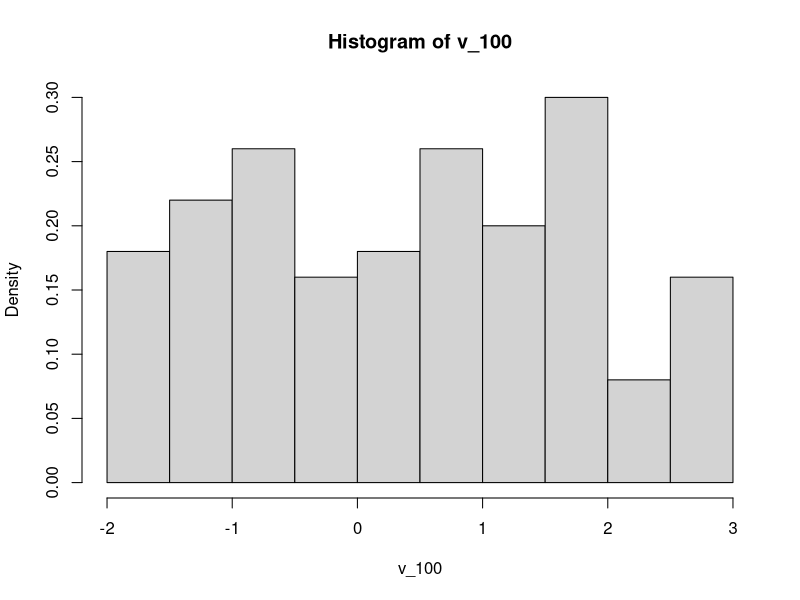
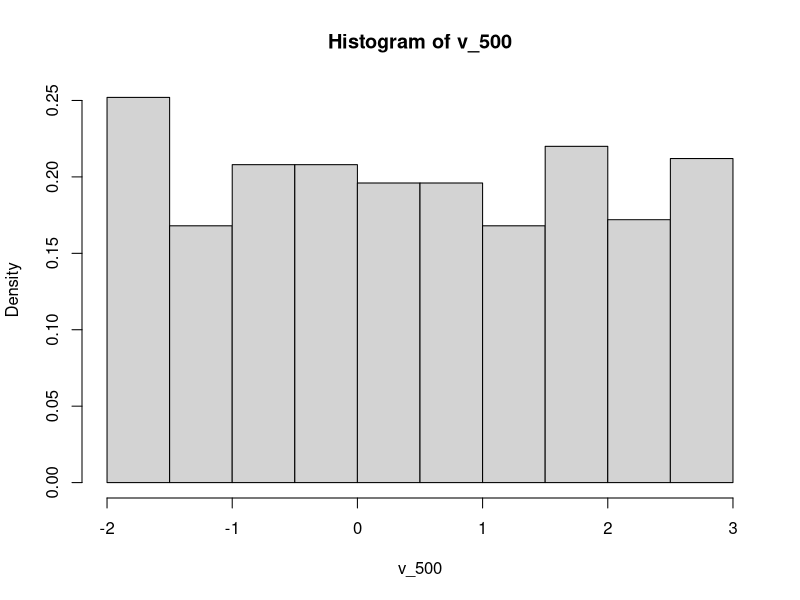
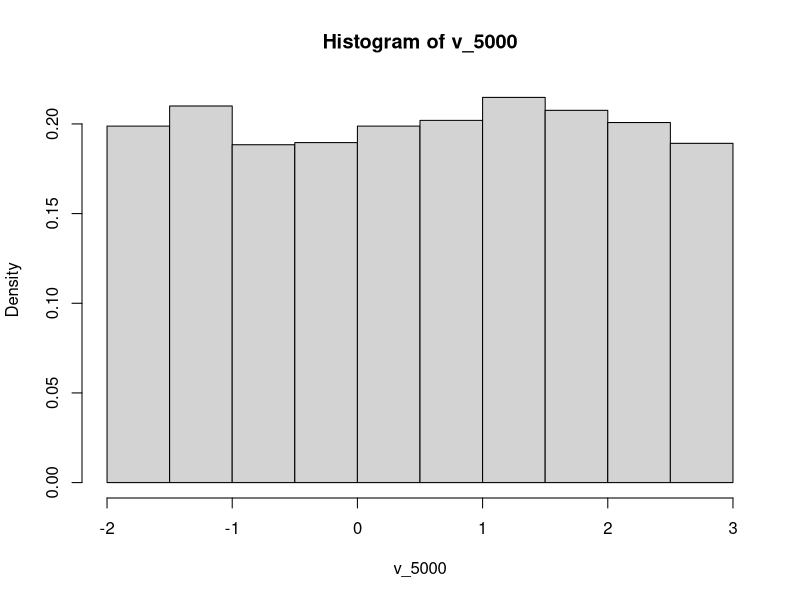
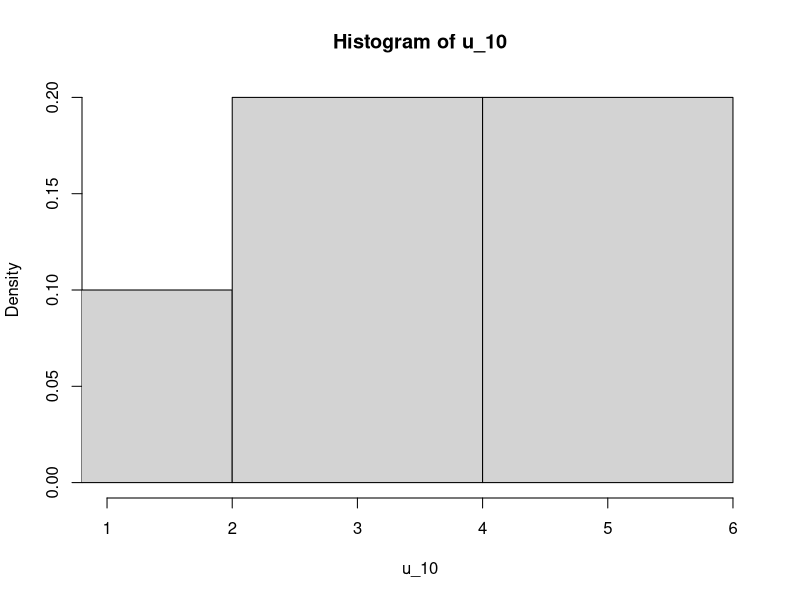
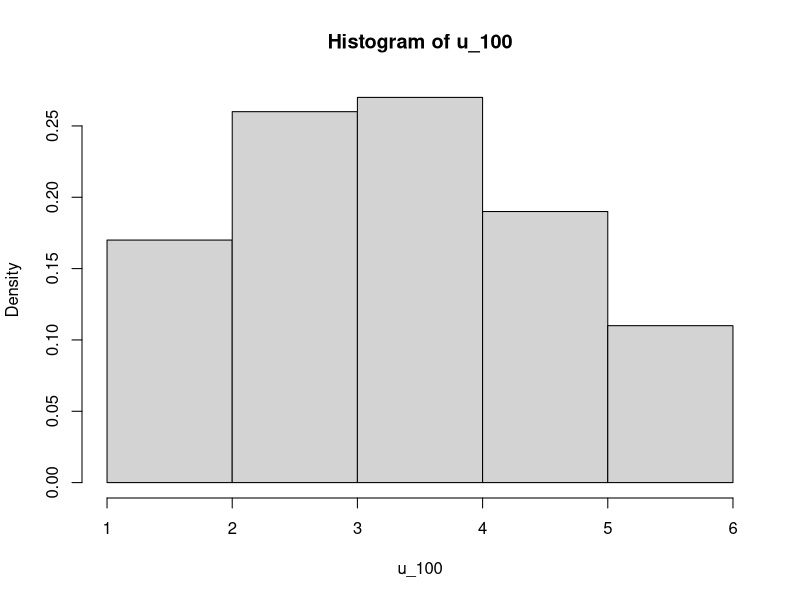
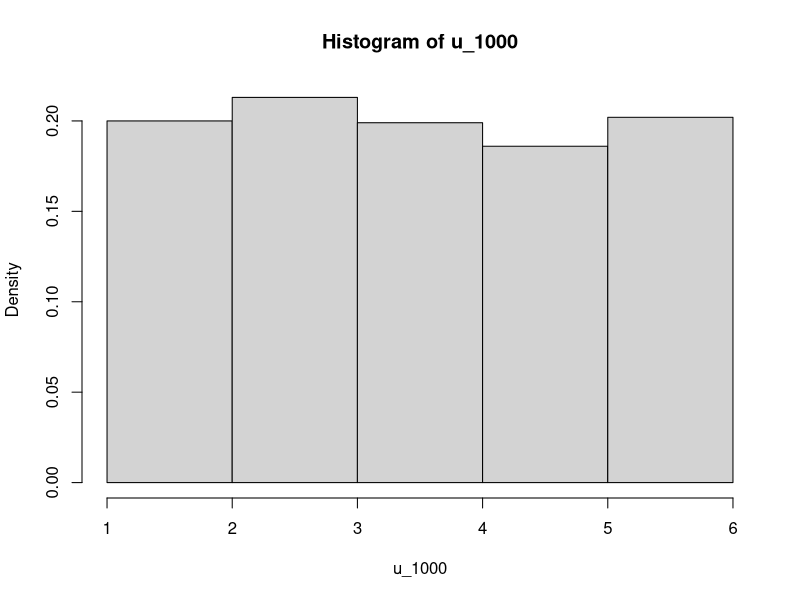
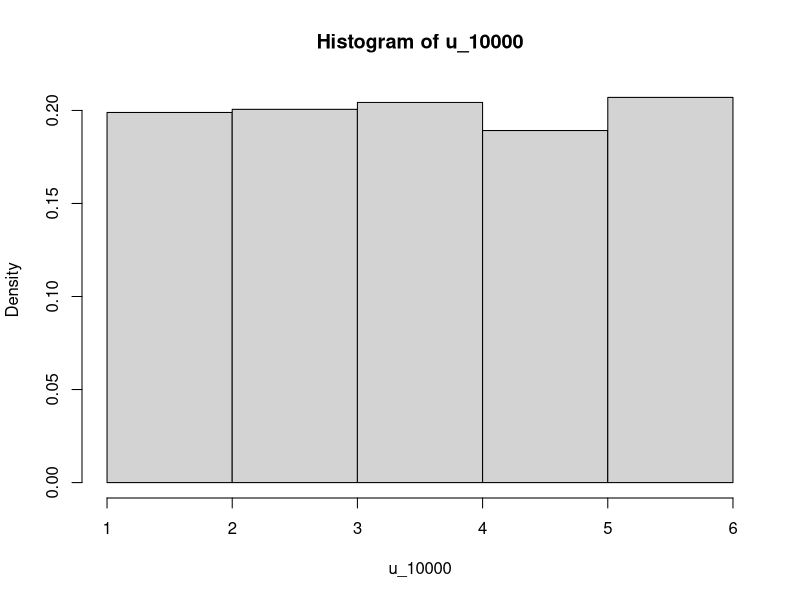
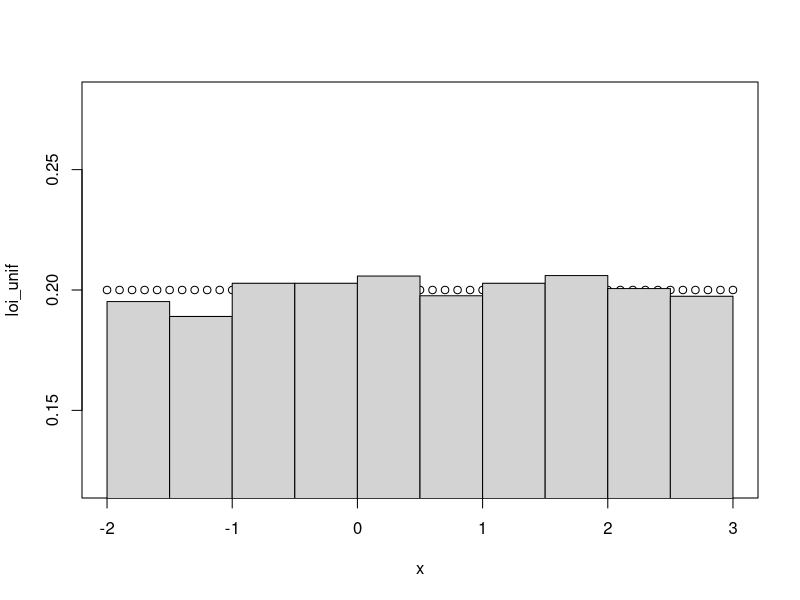

These charts were generated, in order, by the following R code:
## TP2 with R
## C. Calgaro
## L2 info 2020
##==============

##=========
## PARTIE 1
##=========
##===
## 1)
##===
## The binomial distribution with size = n and prob = p has density
## p(X=x) = choose(n, x) p^x (1-p)^(n-x) for x = 0, …, n. 
## The binomial coefficients is computed by choose in R.
## If an element of x is not integer, the result of dbinom is zero.

help("dbinom")
## dbinom(x, size, prob, log = FALSE)
## x = vector of quantiles
## size=number of trials (zero or more).
## prob=probability of success on each trial.
## log, log.p=logical; if TRUE, probabilities p are given as log(p).

help("rbinom")
## rbinom(n, size, prob)
## n=	number of observations
## size=number of trials (zero or more).
## prob=probability of success on each trial.

## dbinom gives the density
## rbinom generates random deviates.

dbinom(5,10,0.5) ## densité de proba d'avoir exactement 5 succes pour size=10 tirages, avec p=0.5
## c'est P(X=5) avec X qui suit la loi binomiale B(n,p)=B(10,0.5)
## [1] 0.2460938
dbinom(5,4,0.8) ## densité de proba d'avoir exactement 5 succes pour size=4 tirages, avec p=0.8
## c'est P(X=5) avec X qui suit la loi binomiale B(n,p)=B(4,0.8)
## [1] 0
dbinom(5,5,1) ## densité de proba d'avoir exactement 5 succes pour size=5 tirages, avec p=1
## c'est P(X=5) avec X qui suit la loi binomiale B(n,p)=B(5,1)
## [1] 1
rbinom(10,5,0.8) # c'est un vecteur de 10 entiers random pour 5 tirages avec proba de succès=0.8
## [1] 4 4 4 5 4 4 4 4 5 4
rbinom(10,5,0.2) # c'est un vecteur de 10 entiers random pour 5 tirages avec proba de succès=0.2
## [1] 1 0 2 0 0 1 2 1 1 2

##===
## 2)
##===
rbinom(100,1,0.5) # c'est un vecteur de 100 entiers random entre 0 et 1 avec proba de succès=0.5 (voir pile ou face)
## [1] 0 0 0 1 0 0 1 0 1 0 0 0 0 0 1 1 1 1 0 0 0 0 0 1 1 0 0 0 0 0 1 0 0 1 0 1 1 1 1 1 0 1 1 0 1 1 1 0 0 0 1 0 0 1 1
##[56] 1 0 1 1 1 1 1 0 1 1 0 1 0 1 1 1 1 0 0 1 0 0 0 0 1 0 1 1 0 1 1 1 0 0 1 0 0 0 1 1 1 0 1 0 0

##===
## 3)
##===
## uniform distribution on the interval from min to max
## The uniform distribution has density
## f(x) = 1/(max-min) for min ≤ x ≤ max, 0 sinon.

help("dunif") ## dunif gives the density
help("runif") ## runif generates random deviates

## dunif(x, min = 0, max = 1, log = FALSE) ## gives the density
## punif(q, min = 0, max = 1, lower.tail = TRUE, log.p = FALSE) ## gives the distribution function 
## qunif(p, min = 0, max = 1, lower.tail = TRUE, log.p = FALSE) ## gives the quantile function
## runif(n, min = 0, max = 1) ## generates random deviates

dunif(5,0,10) ## c'est la densité f(x=5)=1/(10-0)
## [1] 0.1
dunif(5,0,4) ## c'est la densité f(x=5)=1/(4-0)
## [1] 0
dunif(5,0,20) ## c'est la densité f(x=5)=1/(20-0)
## [1] 0.05
runif(10,-2,3) ## génère 10 valeurs random entre xmin=-2 et xmax=3
##[1]  2.1758752 -1.7649208  1.6940093  1.9735791  1.9187619  2.7472691  1.0974820 -1.7182855 -0.3854851  1.2863574

##===
## 4)
##===
## plus N augmente, plus la valeur tend vers 1/5
v_100<-runif(100,-2,3)
hist(v_100,freq=FALSE,xlim=c(-2,3),breaks = 10)
v_500<-runif(500,-2,3)
hist(v_500,freq=FALSE,xlim=c(-2,3),breaks = 10)
v_5000<-runif(5000,-2,3)
hist(v_5000,freq=FALSE,xlim=c(-2,3),breaks = 10)

##===
## 5)
##===
## plus N augmente, plus la valeur tend vers 1/5
u_10<-runif(10,1,6)
hist(u_10,freq=FALSE,xlim=c(1,6),breaks = 3)
u_100<-runif(100,1,6)
hist(u_100,freq=FALSE,xlim=c(1,6),breaks = 6)
u_1000<-runif(1000,1,6)
hist(u_1000,freq=FALSE,xlim=c(1,6),breaks = 6)
u_10000<-runif(10000,1,6)
hist(u_10000,freq=FALSE,xlim=c(1,6),breaks = 6)

##===
## 6)
##===
## loi uniforme
N=10000
uN<-runif(N,-2,3)# mettre N=10000 realisations pour bien voir
x=seq(-2,3,0.1)
loi_unif<-dunif(x,-2,3)
plot(x,loi_unif) ## ou plot(x,loi_unif),"l") # ici les ordonnées entre 0.1 et 0.3
hist(uN,freq=FALSE,xlim=c(-2,3),breaks = 10, add = TRUE) # ici les ordonnées entre 0 et 0.3 aussi

##===
## 6-bis)
##===
## loi uniforme
N=10000
uN<-runif(N,1,6)# mettre N=10000 realisations pour bien voir
x=seq(1,6,0.1)
loi_unif<-dunif(x,1,6)
plot(x,loi_unif) ## ou plot(x,loi_unif),"l") # ici les ordonnées entre 0.1 et 0.3
hist(uN,freq=FALSE,xlim=c(1,6),breaks = 6, add = TRUE) # ici les ordonnées entre 0 et 0.3 aussi

##===
## 7)
##===
## loi binomiale
N=10000
bN<-rbinom(N,30,0.3)# mettre N=10000 realisations pour bien voir
x<-0:30
loi_binom<-dbinom(x,30,0.3)
plot(x,loi_binom)
hist(bN,freq=FALSE,xlim=c(0,30),breaks = 20, col = "blue", add = TRUE)

## loi exponentielle avec differents alpha
## rexp(n, rate=alpha) # n tirages, rate λ=alpha
#If rate is not specified, it assumes the default value of 1.
#The exponential distribution with rate λ has density
#f(x) = λ {e}^{- λ x} for x ≥ 0.

alpha=0.1;
e_1000 <- rexp(1000, rate=alpha) # 1000 tirages, loi exponentielle
curve(alpha*exp(-alpha*x), 0, 30, col = "red")
hist(e_1000,freq=FALSE,xlim=c(0,30),breaks = 20, add = TRUE)
alpha=0.5;
e_1000 <- rexp(1000, rate=alpha) # 1000 tirages, loi exponentielle
curve(alpha*exp(-alpha*x), 0, 30, col = "red")
hist(e_1000,freq=FALSE,xlim=c(0,30),breaks = 20, add = TRUE)
alpha=1;
e_1000 <- rexp(1000, rate=alpha) # 1000 tirages, loi exponentielle
curve(alpha*exp(-alpha*x), 0, 30, col = "red")
hist(e_1000,freq=FALSE,xlim=c(0,30),breaks = 20, add = TRUE)
alpha=2;
e_1000 <- rexp(1000, rate=alpha) # 1000 tirages, loi exponentielle
curve(alpha*exp(-alpha*x), 0, 30, col = "red")
hist(e_1000,freq=FALSE,xlim=c(0,30),breaks = 20, add = TRUE)


## loi normale
## rnorm(n, mean = 0, sd = 1)
## If mean or sd are not specified they assume the default values of 0 and 1, respectively.
## The normal distribution has density
## f(x) = 1/(√(2 π) σ) e^-((x - μ)^2/(2 σ^2))
## where μ is the mean of the distribution and σ the standard deviation.

mu=-1
s=2
curve(exp(-(x-mu)^2/(2*(s^2)))/(s*sqrt(2*pi)), -10,10, col = "red")
n_1000 <- rnorm(1000,mean=mu,sd=s)   # 100 tirages, loi N(-1,4)
hist(n_1000,freq=FALSE,xlim=c(-10,10),breaks = 20, add = TRUE)
mu=0
s=1
curve(exp(-(x-mu)^2/(2*(s^2)))/(s*sqrt(2*pi)), -10,10, col = "red")
n_10000 <- rnorm(10000,mean=mu,sd=s)   # 100 tirages, loi N(-1,4)
hist(n_10000,freq=FALSE,xlim=c(-10,10),breaks = 20, add = TRUE)
mu=5
s=4
curve(exp(-(x-mu)^2/(2*(s^2)))/(s*sqrt(2*pi)), -10,30, col = "red")
n_10000 <- rnorm(10000,mean=mu,sd=s)   # 100 tirages, loi N(-1,4)
hist(n_10000,freq=FALSE,xlim=c(-10,30),breaks = 20, add = TRUE)


##=========
## PARTIE 2
##=========
##===
## 1)
##===
## Pour un échantillon de la loi uniforme sur [0,1] de taille n=1000, 
## calculons les moyennes empiriques successives et traçons la moyenne empirique 
## en fonction de la taille de l'échantillon. 
## On observe que la moyenne empirique converge bien vers la valeur $\mu=0.5$ 
## représentée par une droite horizontale rouge.

n<-1000
X<-runif(n, min = 0, max = 1) ## n v.a.i. de loi uniforme
Y<-cumsum(X) ## somme cumulative
N<-seq(1,n, by=1)
plot(N, Y/N,"l")
abline(h=mean(X),col="red")

## idem pour la loi exponentielle
n<-10000
alpha=2;
curve(alpha*exp(-alpha*x), 0, 30, col = "red")
X<-rexp(n, rate=alpha) ## n v.a.i. de loi exponentielle
Y<-cumsum(X) ## somme cumulative
N<-seq(1,n, by=1)
plot(N, Y/N,"l")
abline(h=mean(X),col="red")

## idem pour la loi exponentielle
n<-10000
alpha=1;
curve(alpha*exp(-alpha*x), 0, 30, col = "red")
X<-rexp(n, rate=alpha) ## n v.a.i. de loi exponentielle
Y<-cumsum(X) ## somme cumulative
N<-seq(1,n, by=1)
plot(N, Y/N,"l")
abline(h=mean(X),col="red")

##===
## 2)
##===

## The Cauchy distribution with location l and scale s has density
## f(x) = 1 / (π s (1 + ((x-l)/s)^2)) for all x.

## dcauchy(x, location = 0, scale = 1, log = FALSE)
## rcauchy(n, location = 0, scale = 1)

n<-10000
X<-rcauchy(n, location = 0, scale = 1) ## n v.a.i. avec la loi de Cauchy
curve(1/(pi*(1+x^2)), -20, 20, col = "red")
Y<-cumsum(X) ## somme cumulative
N<-seq(1,n, by=1)
plot(N, Y/N,"l")
ab=-100:100
Z<-dcauchy(ab, location = 0, scale = 1, log = FALSE)
mean(Z)

##==========================
## PARTIE 3
## THEOREME LIMITE CENTRALE
## Soyent X1, ... , XN N v.a.i. de même loi, d'espérence mu et variance sigma.
## Alors leur somme SN=X1+...+XN suit une loi normale d'espérence mu*N et variance sigma*sqrt(N)
##==========================

##================================
## TLC avec loi uniforme sur [0,1]
##================================

## FIXER LES PARAMETRES
N=1000  ## Nombre d'observations
M=10000 ## nombre de répétitions de l'expérience (prendre M très grand)
## Q1
matrice = matrix(runif(M*N,min=0,max=1), nrow=N, ncol=M)
## Q2
help(colMeans)
moyennes = colMeans(matrice)  ## Moyenne par colonne
##SN=(1/N)*colSums(matrice);  ## c'est pareil : Moyenne par colonne
## Q3
hist(moyennes, breaks=2*M**(1/3), freq=FALSE)
## Q4
moy=0.5 # moyenne de la loi uniforme
sigma2=1/12 # variance de la loi uniforme
curve(dnorm(x, mean=moy, sd=sqrt(sigma2/N)), col="red", add=TRUE)
## pareil que
## curve((2*pi*(sigma2/N))^(-1/2)*exp(-(x-moy)^2/(2*sigma2/N)), add=T, col="blue")

##================================
## TLC avec loi uniforme sur [a,b]
##================================

##Q5
TCL_uniforme <- function(N=1000, M=10000, a=1, b=6){
  titre = paste("Distribution de la moyenne de", N, " variables \n de loi uniforme sur [", a, ",", b, "]")
  hist(colMeans(matrix(runif(M*N,min=a,max=b), nrow=N, ncol=M)),
       breaks=2*M**(1/3), 
       freq=FALSE,
       xlab = "",
       ylab = "",
       main = titre,
       cex.main = 0.9)
  moy=(a+b)/2 # moyenne de la loi uniforme
  sigma2=(b-a)^2/12 # variance de la loi uniforme
  sigmaN=sqrt(sigma2/N)
  curve(dnorm(x, mean=moy, sd=sigmaN), add=TRUE, from=moy-4*sigmaN, to=moy+4*sigmaN, col="red")
}
TCL_uniforme()

##===========================
## TLC avec loi exponentielle
##===========================

## Q6
TCL_exp = function(N=100, M=10000, alpha=1){
  titre = paste("Distribution de la moyenne de", N, " variables \n de loi exponentielle de paramètre", alpha)
  hist(colMeans(matrix(rexp(M*N,rate=alpha), nrow=N, ncol=M)),
       breaks=2*M**(1/3),
       freq=FALSE,
       xlab = "",
       ylab = "",
       main = titre,
       cex.main = 0.9)
  moy=1/alpha
  sigma2=1/alpha^2
  curve(dnorm(x, mean=moy, sd=sqrt(sigma2/N)), add=TRUE, col="red")
}
TCL_exp()

##=======================
## TLC avec loi de Cauchy
##=======================

## Q7
TCL_cauchy <- function(N=100, M=10000){
  titre = paste("Distribution de la moyenne de", N, "variables \n de loi de Cauchy")
  moyennes = colMeans(matrix(rcauchy(M*N), nrow=N, ncol=M))
  # on supprime les trop grandes valeurs
  # pour avoir un histogramme lisible
  moyennes = moyennes[moyennes < 10]
  moyennes = moyennes[moyennes > -10]
  size = length(moyennes)
  hist(moyennes,
       freq=FALSE,
       breaks = 2 *(size)**(1/3),
       #ylim = c(0,1/pi),
       xlab = "",
       ylab = "",
       main = titre,
       cex.main = 0.9)
  curve(dcauchy(x), add=TRUE, col="red")
  curve(dnorm(x,mean(moyennes),sd(moyennes)),add=TRUE, col="blue")
}

TCL_cauchy(10)
TCL_cauchy(100)
TCL_cauchy(1000)

##===============================================
## TCL avec loi de Bernouilli de paramètres (n,p)
##===============================================

## Q8
TCL_bernouilli = function(N=1000, M=10000, n=50, p=0.5){
  titre = paste("Distribution de la moyenne de", N, "variables \n de loi de Bernouilli B(",n,",",p,")")
  matrice=matrix(rbinom(N*M,size=n,p), nrow=N, ncol=M);
  moyennes = colMeans(matrice)
  ##SN=(1/N)*colSums(matrice);  ## c'est pareil : Moyenne par colonne
  hist(moyennes,
       breaks=2*M**(1/3),
       freq=FALSE,
       xlab = "",
       ylab = "",
       main = titre,
       cex.main = 0.9)
  moy=n*p
  sigma2=n*p*(1-p)
  curve(dnorm(x, mean=moy, sd=sqrt(sigma2/N)), add=TRUE, col="red")
}
TCL_bernouilli()

##=================================
## PARTIE 4
## Etude de la formule de transfert
##=================================

N=1000;
a=5;

## Q1
X<-runif(N, -a,a);
Y<-X^2
hist(Y, freq=FALSE) 
curve((2*a)^(-1)*(sqrt(x))^(-1), add=TRUE)

X2<-runif(N, 0,a);
Y2<-X2^2
hist(Y2, freq=FALSE) 
curve((2*a)^(-1)*(sqrt(x))^(-1), add=TRUE)

## Q2
X3<-runif(N, -a,a);
Y3<-X3^3
hist(Y3, freq=FALSE,ylim=c(0,0.02)) 
x=seq(-a^3,a^3,1)
curve(1/(2*a*abs(x)), from=-a^3, to=a^3, add=TRUE)

##Q3
## Après calcul sur papier, on trouve
## pour Y=X^2
## rho_Y(y)= 1/(2 a sqrt(y)) pour y dans [0,a^2]
## Par tatonemment 
## pour Y=X^3
## rho_Y(y)= 1/(2 a abs(y) pour y dans [-a^3,a^3]
## on verifie sur papier qu'on a bien E(Y)=0

##Q4
N=10000
alpha=1
X<-rexp(N,rate=alpha)
Y<-X^2
hist(Y, breaks=2*N**(1/2),
     xlim = c(0,10),
     freq=FALSE) 
x=seq(0,10,0.1)
curve((alpha/sqrt(x))*exp(-alpha*sqrt(x)), add=TRUE)


##===============================
## PARTIES 5-6
## Un autre exemple de loi limite
##===============================

N = 100
M = 10000

# On adapte les question de la partie TCL
# Construction d'une matrice avec M*N variables uniformes
matrice = matrix(runif(M*N), nrow=N, ncol=M)

help(apply)
# On calcule le maximum de chaque colonne
maxima = apply(matrice, 2, max)
# On calcule le minimum de chaque colonne
minima = apply(matrice, 2, min)

# On fait l'histogramme de maxima
hist(maxima, breaks=2*M**(1/3), freq=FALSE)

# On fait l'histogramme de minima
hist(minima, breaks=2*M**(1/3), freq=FALSE)

# On fait l'histogramme de 1-maxima
hist(1-maxima, breaks=2*M**(1/3), freq=FALSE)

# On compare avec la densité d'une loi exponentielle
curve(dexp(x, rate=N), 
      add=TRUE, 
      col="red")





